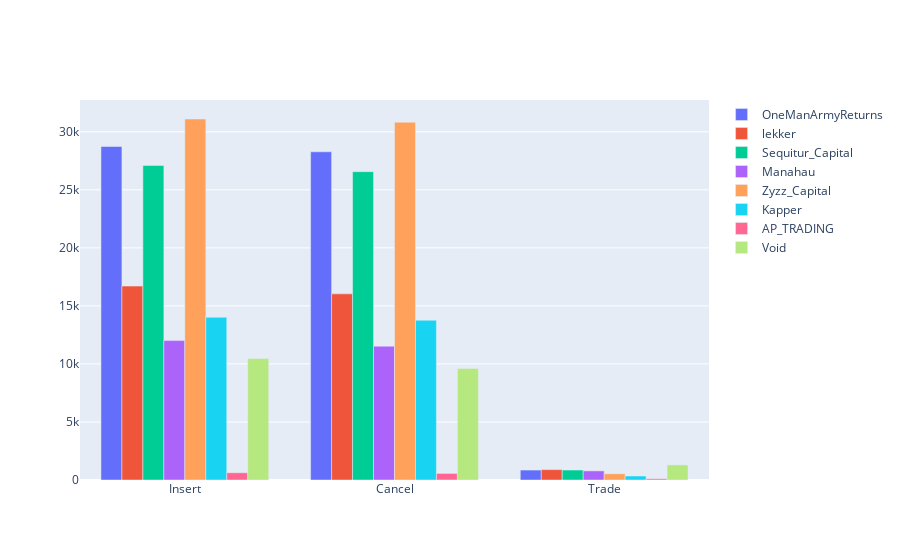

Write notebook code for a chart like this one.
### Code cell
analyse_operations(m30)

### Figure 1 — Plotly figure (JSON) as saved in the notebook; plotly's stock layout.template omitted (floating-point values rounded to 4 significant figures)
{"data": [{"name": "OneManArmyReturns", "type": "bar", "x": ["Insert", "Cancel", "Trade"], "y": [28734, 28276, 856]}, {"name": "lekker", "type": "bar", "x": ["Insert", "Cancel", "Trade"], "y": [16707, 16036, 893]}, {"name": "Sequitur_Capital", "type": "bar", "x": ["Insert", "Cancel", "Trade"], "y": [27097, 26564, 859]}, {"name": "Manahau", "type": "bar", "x": ["Insert", "Cancel", "Trade"], "y": [12012, 11528, 786]}, {"name": "Zyzz_Capital", "type": "bar", "x": ["Insert", "Cancel", "Trade"], "y": [31102, 30828, 534]}, {"name": "Kapper", "type": "bar", "x": ["Insert", "Cancel", "Trade"], "y": [14020, 13766, 345]}, {"name": "AP_TRADING", "type": "bar", "x": ["Insert", "Cancel", "Trade"], "y": [624, 567, 106]}, {"name": "Void", "type": "bar", "x": ["Insert", "Cancel", "Trade"], "y": [10465, 9610, 1301]}], "layout": {"barmode": "group"}}
